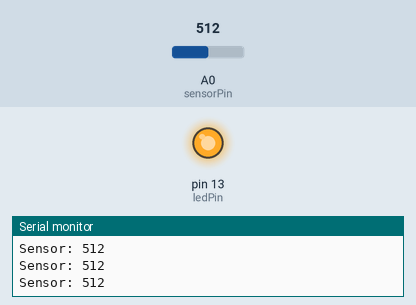
This sketch was run on a simulated Arduino Uno, built with avr-gcc and run on an emulated ATmega328P. Parts: output pins drawn as LEDs (lit = HIGH), the last lines printed to the serial monitor. The inputs (shaded band) are chosen by the test bench; at power-on: A0 (sensorPin) = 512.

Above: at 1.2 s.
1.3 s: A0 (sensorPin) set to 494
At 1.9 s:
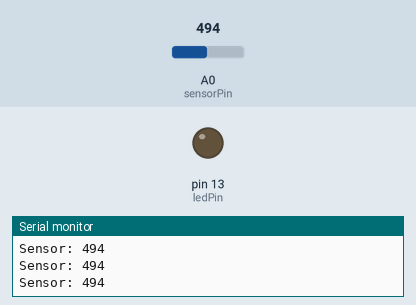
2.8 s: A0 (sensorPin) set to 522
At 3.2 s:
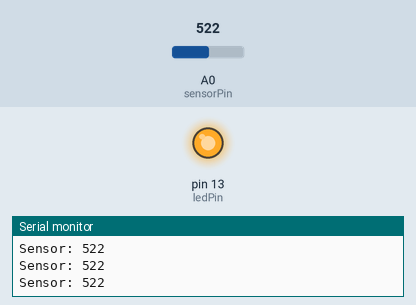
4.3 s: A0 (sensorPin) set to 511
At 5.7 s:
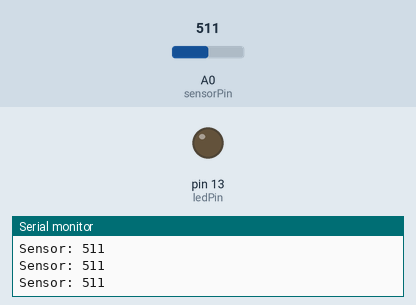
Timing chart, 0 to 7.3 s (numbered marks = the images above; inputs shaded):
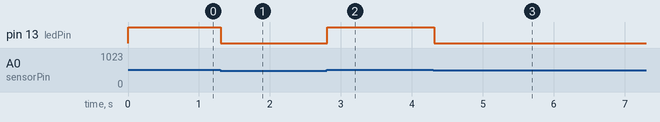

Measured:
- the behaviour switches between 512 and 511 on A0 (sensorPin) (found by bisection; images 0 and 1)
- after the input at 1.3 s, pin 13 (ledPin): HIGH → LOW at once
- after the input at 2.8 s, pin 13 (ledPin): LOW → HIGH at once
- after the input at 4.3 s, pin 13 (ledPin): HIGH → LOW at once

The sketch:

1_LED_1_Sensor.ino
```cpp
const int sensorPin = A0;
const int ledPin = 13;

int sensorValue = 0;

void setup() {
  pinMode(sensorPin, INPUT);
  pinMode(ledPin, OUTPUT);

  Serial.begin(9600);
}

void loop() {
  sensorValue = analogRead(sensorPin);

  if (sensorValue >= 512) {
    digitalWrite(ledPin, HIGH);
  } else {
    digitalWrite(ledPin, LOW);
  }

  Serial.print("Sensor: ");
  Serial.println(sensorValue);

  delay(100);
}
```
